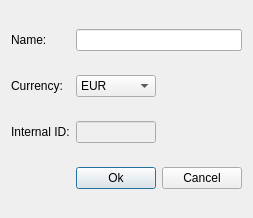
<?xml version="1.0" encoding="UTF-8"?>
<ui version="4.0">
 <class>Dialog</class>
 <widget class="QDialog" name="Dialog">
  <property name="geometry">
   <rect>
    <x>0</x>
    <y>0</y>
    <width>236</width>
    <height>218</height>
   </rect>
  </property>
  <property name="windowTitle">
   <string>Dialog</string>
  </property>
  <layout class="QGridLayout" name="gridLayout">
   <item row="0" column="0">
    <widget class="QLabel" name="label">
     <property name="sizePolicy">
      <sizepolicy hsizetype="Maximum" vsizetype="Preferred">
       <horstretch>0</horstretch>
       <verstretch>0</verstretch>
      </sizepolicy>
     </property>
     <property name="text">
      <string>Name:</string>
     </property>
    </widget>
   </item>
   <item row="0" column="1" colspan="2">
    <widget class="QLineEdit" name="vendor_name_field"/>
   </item>
   <item row="4" column="1">
    <widget class="QPushButton" name="ok_button">
     <property name="sizePolicy">
      <sizepolicy hsizetype="Maximum" vsizetype="Fixed">
       <horstretch>0</horstretch>
       <verstretch>0</verstretch>
      </sizepolicy>
     </property>
     <property name="text">
      <string>Ok</string>
     </property>
    </widget>
   </item>
   <item row="1" column="1">
    <widget class="QComboBox" name="currency_combo_field">
     <item>
      <property name="text">
       <string>EUR</string>
      </property>
     </item>
     <item>
      <property name="text">
       <string>USD</string>
      </property>
     </item>
     <item>
      <property name="text">
       <string>GPB</string>
      </property>
     </item>
     <item>
      <property name="text">
       <string>EGP</string>
      </property>
     </item>
     <item>
      <property name="text">
       <string>CHF</string>
      </property>
     </item>
     <item>
      <property name="text">
       <string>AED</string>
      </property>
     </item>
    </widget>
   </item>
   <item row="1" column="0">
    <widget class="QLabel" name="label_2">
     <property name="sizePolicy">
      <sizepolicy hsizetype="Maximum" vsizetype="Preferred">
       <horstretch>0</horstretch>
       <verstretch>0</verstretch>
      </sizepolicy>
     </property>
     <property name="text">
      <string>Currency:</string>
     </property>
    </widget>
   </item>
   <item row="4" column="2">
    <widget class="QPushButton" name="cancel_button">
     <property name="text">
      <string>Cancel</string>
     </property>
    </widget>
   </item>
   <item row="2" column="0">
    <widget class="QLabel" name="label_3">
     <property name="text">
      <string>Internal ID:</string>
     </property>
    </widget>
   </item>
   <item row="2" column="1">
    <widget class="QLineEdit" name="internal_id_field">
     <property name="enabled">
      <bool>false</bool>
     </property>
    </widget>
   </item>
  </layout>
 </widget>
 <resources/>
 <connections/>
</ui>
